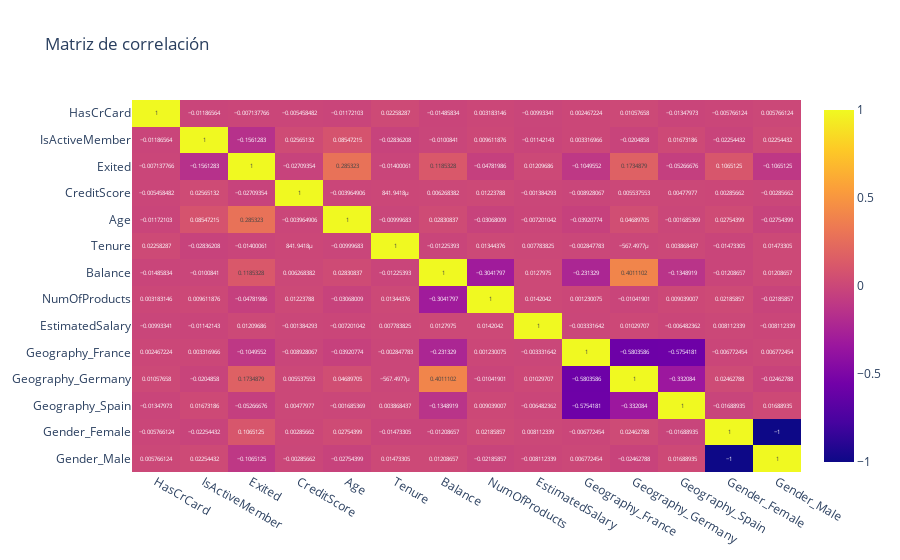

The code cell stored with this chart in its notebook:
### Code cell
corr_matrix: np.ndarray = data_final.corr()

px.imshow(corr_matrix, title='Matriz de correlación', aspect='Auto', text_auto=True, zmin=-1, zmax=1)

### Figure 1 — Plotly figure (JSON) as saved in the notebook; plotly's stock layout.template omitted (floating-point values rounded to 4 significant figures; data arrays with more than 128 entries replaced by an {"elided": "..."} marker saying what was removed)
{"data": [{"coloraxis": "coloraxis", "hovertemplate": "x: %{x}<br>y: %{y}<br>color: %{z}<extra></extra>", "name": "0", "texttemplate": "%{z}", "type": "heatmap", "x": ["HasCrCard", "IsActiveMember", "Exited", "CreditScore", "Age", "Tenure", "Balance", "NumOfProducts", "EstimatedSalary", "Geography_France", "Geography_Germany", "Geography_Spain", "Gender_Female", "Gender_Male"], "xaxis": "x", "y": ["HasCrCard", "IsActiveMember", "Exited", "CreditScore", "Age", "Tenure", "Balance", "NumOfProducts", "EstimatedSalary", "Geography_France", "Geography_Germany", "Geography_Spain", "Gender_Female", "Gender_Male"], "yaxis": "y", "z": {"elided": "14x14 float values"}}], "layout": {"coloraxis": {"cmax": 1, "cmin": -1, "colorscale": [[0, "#0d0887"], [0.1111, "#46039f"], [0.2222, "#7201a8"], [0.3333, "#9c179e"], [0.4444, "#bd3786"], [0.5556, "#d8576b"], [0.6667, "#ed7953"], [0.7778, "#fb9f3a"], [0.8889, "#fdca26"], [1, "#f0f921"]]}, "title": {"text": "Matriz de correlación"}, "xaxis": {"anchor": "y", "domain": [0, 1]}, "yaxis": {"anchor": "x", "autorange": "reversed", "domain": [0, 1]}}}
